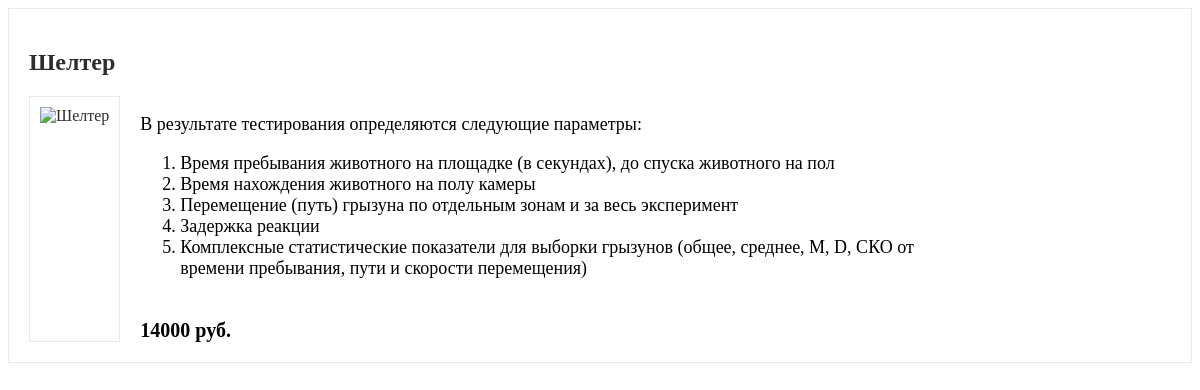
/good.php?id=3, run on the app's committed database.
### tables this page shows
CREATE TABLE `goods` (
  `id` tinyint(3) NOT NULL,
  `name` varchar(255) NOT NULL,
  `photo` varchar(255) NOT NULL,
  `info` text NOT NULL,
  `description` text NOT NULL,
  `price` double NOT NULL
);

### functions.php (called while the page is built, shortened)
<?
	function connection($request) {
		global $connect;
		$sql = $request;
		return mysqli_query($connect, $sql);
	}
	function getGood($id) {
		return mysqli_fetch_assoc(connection("select * from goods where id = '" . $id . "'"));
	}

### good.php (the view, shortened to what this page needs)
<?
	include "config.php";
	include "functions.php";
	$data = getGood($_GET['id']);
	?>
<!doctype html>
<html lang="en">
<head>
	<link rel="stylesheet" href="styles.css">
</head>
<body>
	<div class="product">
		<div class = "good" >
			<h2><a href="good.php?id=<?=$data[id]?>"><?=$data[name]?></a></h2>
			<a href="good.php?id=<?=$data[id]?>" target="_blank" class="good-image">
				<img src="max_photo/<?=$data[photo]?>" title="<?=$data[name]?>"/>
			</a>
			<div class="good-description">
				<div class="good-short-description">
					<?=$data[description]?>
				</div>
				<div class="price">
					<?=$data[price]?> руб.
				</div>
			</div>
		</div>
	</div>
</body>
</html>

### styles.css (style rules this page uses)
* { box-sizing: border-box; }
a { text-decoration: none; color: #2e2e2e; }
.good { padding: 20px; display: flex; border: 1px solid #e9e9e9; flex-wrap: wrap; margin-bottom: 20px; }
.good h2 { width: 100%; }
.good-image { max-width: 300px; border: 1px solid #e9e9e9; padding: 10px; }
.good-image img { max-width: 100%; }
.good-description { max-width: calc(100% - 320px); margin-left: 20px; }
.good-short-description { font-size: 18px; margin-bottom: 40px; }
.price { font-size: 20px; font-weight: 600; }

### data on the page
goods: name "Шелтер", description "В результате тестирования определяются следующие параметры: Время пребывания животного на площадке (в секундах), до спуска животного на пол Время нахождения животного на полу камеры Перемещение (путь) грызуна по отдельным зонам и за весь эксперимент Задержка реакции Комплексные статистические показатели для выборки грызунов (общее, среднее, M, D, СКО от времени пребывания, пути и скорости перемещения)", price "14000"
